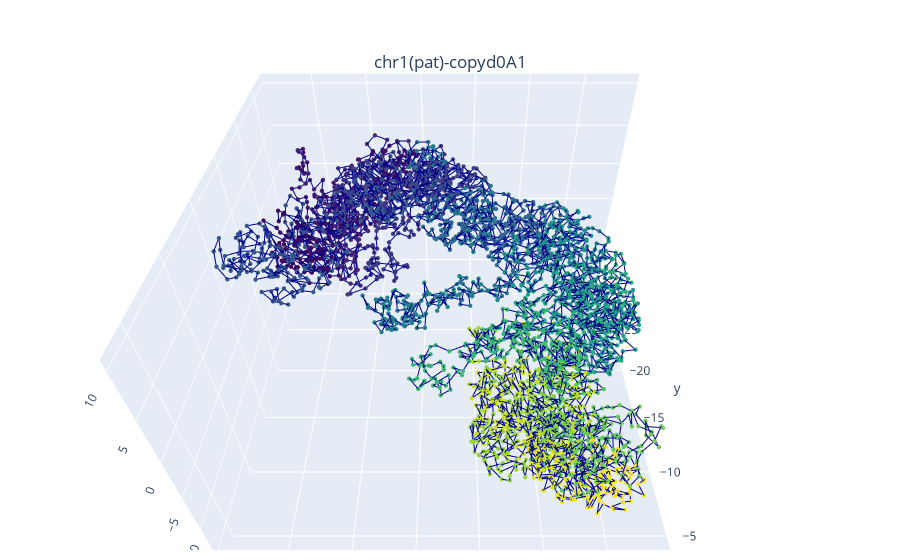

Notebook code cell kept with this figure:
### Code cell
chr = "chr1(pat)"
plot_tdg_file(filepath2,chr,cell,color_column,plotly,size)

### Figure 1 — Plotly figure (JSON) as saved in the notebook; plotly's stock layout.template omitted (floating-point values rounded to 4 significant figures; data arrays with more than 128 entries replaced by an {"elided": "..."} marker saying what was removed)
{"data": [{"line": {"color": "darkblue", "width": 2}, "marker": {"color": {"elided": "3844 int values"}, "colorscale": [[0, "#440154"], [0.1111, "#482878"], [0.2222, "#3e4989"], [0.3333, "#31688e"], [0.4444, "#26828e"], [0.5556, "#1f9e89"], [0.6667, "#35b779"], [0.7778, "#6ece58"], [0.8889, "#b5de2b"], [1, "#fde725"]], "size": 1.5}, "type": "scatter3d", "x": {"elided": "3844 float values"}, "y": {"elided": "3844 float values"}, "z": {"elided": "3844 float values"}}], "layout": {"autosize": true, "margin": {"b": 10, "l": 10, "r": 10, "t": 50}, "scene": {"aspectmode": "manual", "aspectratio": {"x": 1, "y": 1, "z": 0.7}, "camera": {"eye": {"x": 0, "y": 1.071, "z": 1}, "up": {"x": 0, "y": 0, "z": 1}}}, "title": {"text": "chr1(pat)-copyd0A1", "x": 0.5, "xanchor": "center", "y": 0.9, "yanchor": "top"}}}
